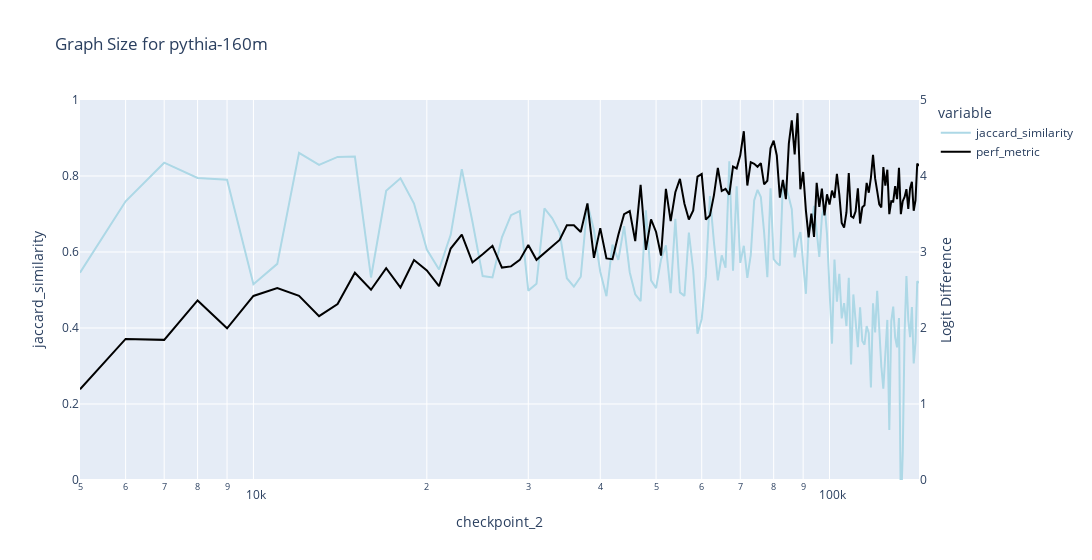

Notebook code cell kept with this figure:
### Markdown cell above
### Graph Similarity

### Code cell
weighted_jaccard_results = compute_weighted_jaccard_similarity(df)
plot_graph_metric(weighted_jaccard_results, 'jaccard_similarity', perf_metric_dict, f'Graph Size for {MODEL_NAME}', y_range=1, x_axis_col='checkpoint_2', log_x=True)

### Figure 1 — Plotly figure (JSON) as saved in the notebook; plotly's stock layout.template omitted (floating-point values rounded to 4 significant figures; data arrays with more than 128 entries replaced by an {"elided": "..."} marker saying what was removed)
{"data": [{"hovertemplate": "variable=jaccard_similarity<br>checkpoint_2=%{x}<br>value=%{y}<extra></extra>", "legendgroup": "jaccard_similarity", "line": {"color": "lightblue", "dash": "solid"}, "marker": {"symbol": "circle"}, "mode": "lines", "name": "jaccard_similarity", "orientation": "v", "showlegend": true, "type": "scatter", "x": {"elided": "139 int values"}, "xaxis": "x", "y": {"elided": "139 float values"}, "yaxis": "y"}, {"line": {"color": "black"}, "mode": "lines", "name": "perf_metric", "type": "scatter", "x": {"elided": "139 int values"}, "y": {"elided": "139 float values"}, "yaxis": "y2"}], "layout": {"legend": {"title": {"text": "variable"}, "tracegroupgap": 0}, "title": {"text": "Graph Size for pythia-160m"}, "width": 1200, "xaxis": {"anchor": "y", "domain": [0, 1], "title": {"text": "checkpoint_2"}, "type": "log"}, "yaxis": {"anchor": "x", "domain": [0, 1], "range": [0, 1], "title": {"text": "jaccard_similarity"}}, "yaxis2": {"overlaying": "y", "range": [0, 5], "showgrid": false, "side": "right", "title": {"text": "Logit Difference"}}}}
